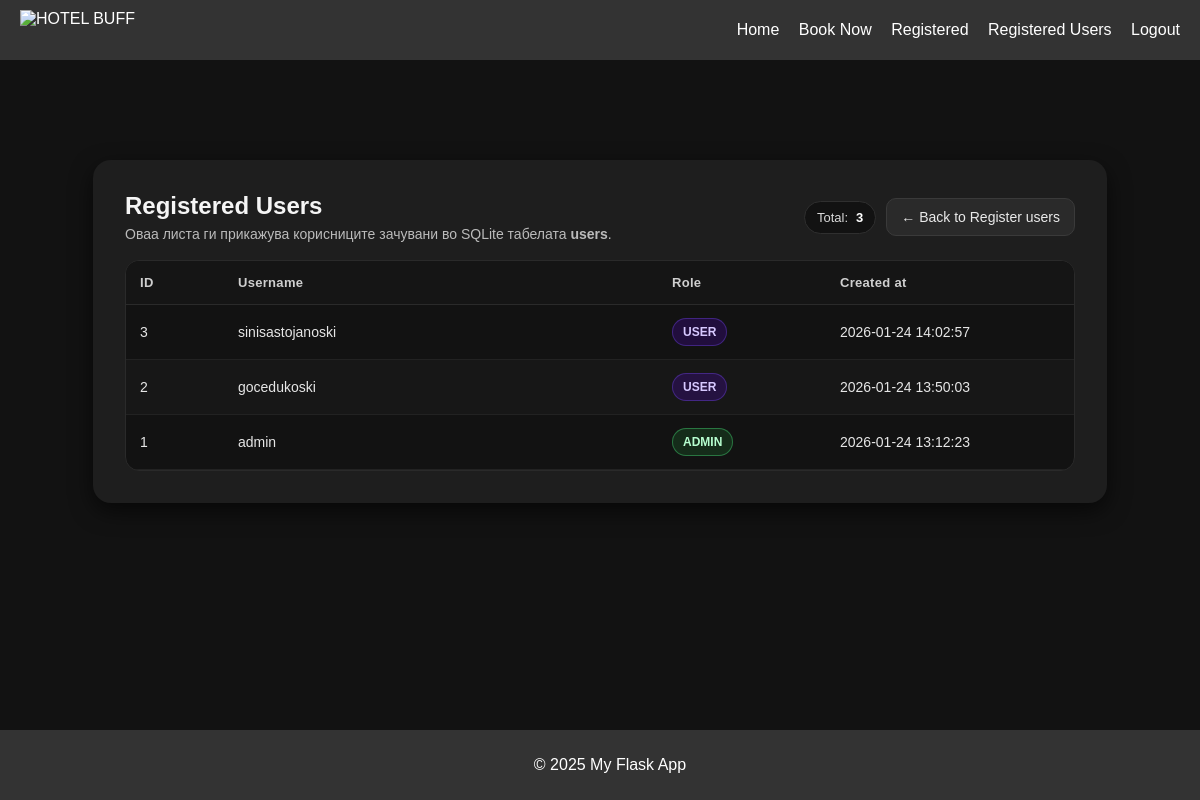
Page /admin/users (signed in) on the committed database.
### tables this page shows
CREATE TABLE users (
            id INTEGER PRIMARY KEY AUTOINCREMENT,
            username TEXT NOT NULL UNIQUE,
            password_hash TEXT NOT NULL,
            role TEXT NOT NULL DEFAULT 'user',
            created_at TEXT NOT NULL
        );

### app.py (the view)
@app.route("/admin/users")
def admin_users():
    if "user" not in session or session.get("role") != "admin":
        return redirect(url_for("login"))
    conn = get_db_connection()
    users = conn.execute(
        "SELECT id, username, role, created_at FROM users ORDER BY id DESC"
    ).fetchall()
    conn.close()
    return render_template("admin_users.html", users=users)

### database.py (called while the page is built)
def get_db_connection():
    conn = sqlite3.connect(DB_NAME, timeout=10, check_same_thread=False)
    conn.row_factory = sqlite3.Row
    return conn

### templates/admin_users.html (shortened to what this page needs)
{% extends "base.html" %}
{% block content %}
<div class="users-container">
    <div class="users-header">
        <div>
            <h2>Registered Users</h2>
            <p class="subtitle">
                Оваа листа ги прикажува корисниците зачувани во SQLite табелата <b>users</b>.
            </p>
        </div>
        <div class="actions">
            <span class="pill">Total: <strong>{{ users|length }}</strong></span>
            <a class="btn secondary" href="{{ url_for('register') }}">← Back to Register users</a>
        </div>
    </div>
    <div class="table-wrap">
        {% if users and users|length > 0 %}
        <table>
            <thead>
                <tr>
                    <th style="width: 70px;">ID</th>
                    <th>Username</th>
                    <th style="width: 140px;">Role</th>
                    <th style="width: 220px;">Created at</th>
                </tr>
            </thead>
            <tbody>
                {% for u in users %}
                <tr>
                    <td data-label="ID">{{ u.id }}</td>
                    <td data-label="Username">{{ u.username }}</td>
                    <td data-label="Role">
                        {% if u.role == 'admin' %}
                            <span class="role-badge role-admin">ADMIN</span>
                        {% else %}
                            <span class="role-badge role-user">USER</span>
                        {% endif %}
                    </td>
                    <td data-label="Created at">{{ u.created_at }}</td>
                </tr>
                {% endfor %}
            </tbody>
        </table>
        {% else %}
            <div class="empty-state">
                Нема пронајдено корисници во табелата <b>users</b>.
            </div>
        {% endif %}
    </div>
</div>
{% endblock %}

### templates/base.html (shortened to what this page needs)
<!DOCTYPE html>
<html lang="en">
<head>
    <link rel="stylesheet" href="{{ url_for('static', filename='css/style.css') }}">
</head>
<body>
    <header>
        <img src="{{ url_for('static', filename='images/logo.png') }}" alt="HOTEL BUFF" class="logo">
       <nav>
    <a href="{{ url_for('home') }}">Home</a>
    {% if 'user' in session %}
        <a href="{{ url_for('booking') }}">Book Now</a>
        {% if session['user'] == 'admin' %}
            <a href="{{ url_for('admin_bookings') }}">Registered</a>
             <a href="{{ url_for('admin_users') }}">Registered Users</a>
        {% endif %}
        <a href="{{ url_for('logout') }}">Logout</a>
    {% else %}
        <a href="{{ url_for('images') }}">Images</a>
        <a href="{{ url_for('login') }}">Login</a>
        <a href="{{ url_for('register') }}">Register</a>
        <a href="{{ url_for('contact') }}">Contact</a>
    {% endif %}
</nav>
    </header>
    <main>
        {% block content %}{% endblock %}
    </main>
    <footer>
        <p>© 2025 My Flask App</p>
    </footer>
</body>
</html>

### static/css/style.css (style rules this page uses)
body { font-family: Arial, sans-serif; margin: 0; padding: 0; background-color: #f5f5f5; }
header { background-color: #333; color: #fff; padding: 10px 20px; display: flex; align-items: center; justify-content: space-between; }
header .logo { height: 40px; }
header nav a { color: #fff; margin-left: 15px; text-decoration: none; }
main { padding: 20px; }
footer { background-color: #333; color: #fff; text-align: center; padding: 10px; position: fixed; bottom: 0; width: 100%; }

### templates/admin_users.html (style rules this page uses)
body { background-color: #121212; color: #ffffff; font-family: 'Arial', sans-serif; }
.users-container { max-width: 950px; margin: 80px auto; background-color: #1e1e1e; padding: 32px; border-radius: 18px; box-shadow: 0 8px 22px rgba(0, 0, 0, 0.6); animation: fadeIn 0.4s ease-in-out; }
.users-header { display: flex; align-items: center; justify-content: space-between; gap: 12px; margin-bottom: 16px; }
h2 { margin: 0; color: #f5f5f5; }
.subtitle { margin: 6px 0 0 0; color: #bbbbbb; font-size: 14px; }
.pill { display: inline-flex; align-items: center; gap: 8px; padding: 8px 12px; border-radius: 999px; background: #121212; border: 1px solid #2f2f2f; color: #d9d9d9; font-size: 13px; white-space: nowrap; }
.pill strong { color: #ffffff; }
.table-wrap { margin-top: 18px; background: #121212; border: 1px solid #2a2a2a; border-radius: 14px; overflow: hidden; }
table { width: 100%; border-collapse: collapse; }
thead th { text-align: left; padding: 14px 14px; font-size: 13px; letter-spacing: 0.3px; color: #cfcfcf; background: #151515; border-bottom: 1px solid #2a2a2a; }
tbody td { padding: 13px 14px; border-bottom: 1px solid #222; color: #e6e6e6; font-size: 14px; }
tbody tr:nth-child(even) { background: rgba(255,255,255,0.02); }
.role-badge { display: inline-block; padding: 6px 10px; border-radius: 999px; font-size: 12px; font-weight: bold; border: 1px solid #2a2a2a; background: #1a1a1a; color: #ffffff; }
.role-admin { border-color: rgba(77, 255, 139, 0.35); background: rgba(30, 95, 43, 0.35); color: #b7ffd0; }
.role-user { border-color: rgba(124, 77, 255, 0.35); background: rgba(98, 0, 234, 0.20); color: #d7c9ff; }
.actions { display: flex; gap: 10px; align-items: center; }
.btn { padding: 10px 14px; border-radius: 10px; border: none; cursor: pointer; background-color: #6200ea; color: #fff; font-size: 14px; transition: 0.25s; text-decoration: none; display: inline-flex; align-items: center; gap: 8px; }
.btn.secondary { background: #2a2a2a; border: 1px solid #3a3a3a; color: #eaeaea; }

### rows in the picture
users: id "3", username "sinisastojanoski", role "USER", created_at "2026-01-24 14:02:57"
users: id "2", username "gocedukoski", role "USER", created_at "2026-01-24 13:50:03"
users: id "1", username "admin", role "ADMIN", created_at "2026-01-24 13:12:23"

### other values in the picture
{{ users|length }} "3"
